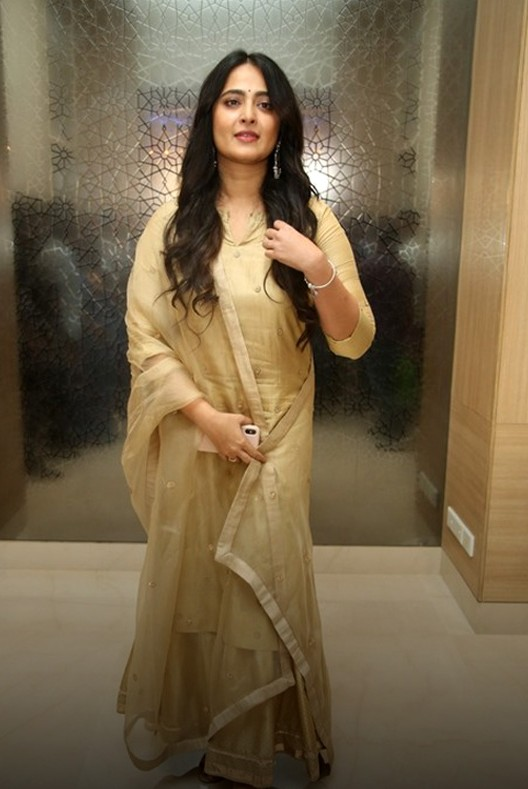
#> input picture girls/Anushka-Shetty.jpg, 528 x 789 px, given in place of the camera
$ python code.py
#> lines starting #> are read from the running program, lines starting #| are printed output that depends on the picture; after the words box and inside, x2 and y2 are one past the last pixel; in counts of white or black regions, pixels touching at a corner belong together
import cv2
import numpy as np

# Load the pre-trained Haar Cascade classifier for face detection
face_cascade = cv2.CascadeClassifier(cv2.data.haarcascades + 'haarcascade_frontalface_default.xml')

# Capture video from the webcam
video_capture = cv2.VideoCapture(0)

# Filter selection
filter_index = 0
filter_names = ['None', 'Grayscale', 'Blur', 'Edges', 'Sepia', 'Sketch', 'Invert Colors', 'Brightness Increase', 'Contrast Increase', 'HDR Effect', 'Cartoon Effect']

def none_filter(frame):
    return frame

def grayscale_filter(frame):
    return cv2.cvtColor(frame, cv2.COLOR_BGR2GRAY)

def blur_filter(frame):
    return cv2.GaussianBlur(frame, (15, 15), 0)

def edge_detection_filter(frame):
    return cv2.Canny(frame, 100, 200)

# [10 lines left out: functions sepia_filter, sketch_filter, not called in this run]

def invert_colors_filter(frame):
    return cv2.bitwise_not(frame)

# [7 lines left out: function increase_brightness_filter, not called in this run]

def increase_contrast_filter(frame, alpha=1.5, beta=0):
    return cv2.convertScaleAbs(frame, alpha=alpha, beta=beta)

# [18 lines left out: functions hdr_effect_filter, cartoon_effect_filter, not called in this run]

def apply_filter(frame, filter_index):
    if filter_index == 1:
        return grayscale_filter(frame)
    elif filter_index == 2:
        return blur_filter(frame)
    elif filter_index == 3:
        return edge_detection_filter(frame)
    elif filter_index == 4:
        return sepia_filter(frame)
    elif filter_index == 10:
        return sketch_filter(frame)
    elif filter_index == 6:
        return invert_colors_filter(frame)
    elif filter_index == 7:
        return increase_brightness_filter(frame)
    elif filter_index == 8:
        return increase_contrast_filter(frame)
    elif filter_index == 9:
        return hdr_effect_filter(frame)
    elif filter_index == 5:
        return cartoon_effect_filter(frame)
    else:
        return none_filter(frame)

while True:
    # Capture frame-by-frame
    ret, frame = video_capture.read()
#> frame is the input picture: shape (789, 528, 3); mean B, G, R 72.9, 100.5, 117.8

    # Detect faces in the frame
    gray_frame = cv2.cvtColor(frame, cv2.COLOR_BGR2GRAY)
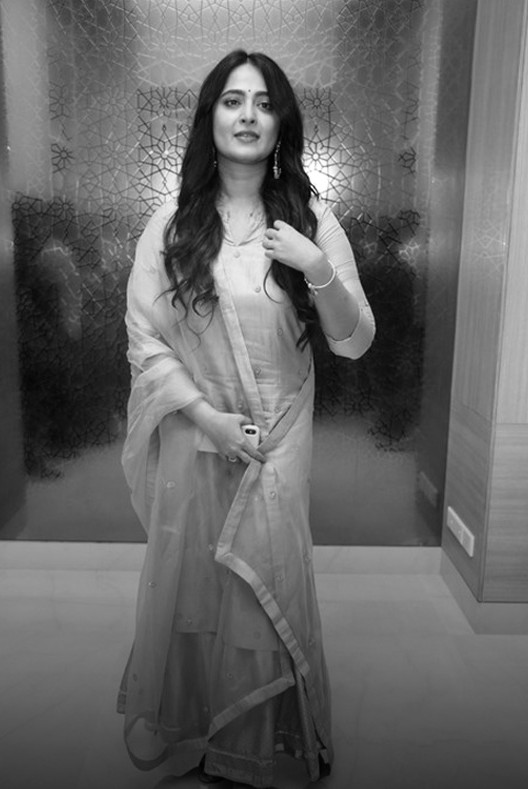
#> gray_frame: shape (789, 528); min 0, max 255, mean 102.5
    faces = face_cascade.detectMultiScale(gray_frame, scaleFactor=1.1, minNeighbors=5, minSize=(50, 50))
#> faces = [[204, 70, 85, 85]]

    # Draw rectangles around the faces
    for (x, y, w, h) in faces:
        cv2.rectangle(frame, (x, y), (x + w, y + h), (255, 0, 0), 2)
#> this loop made 1 pass
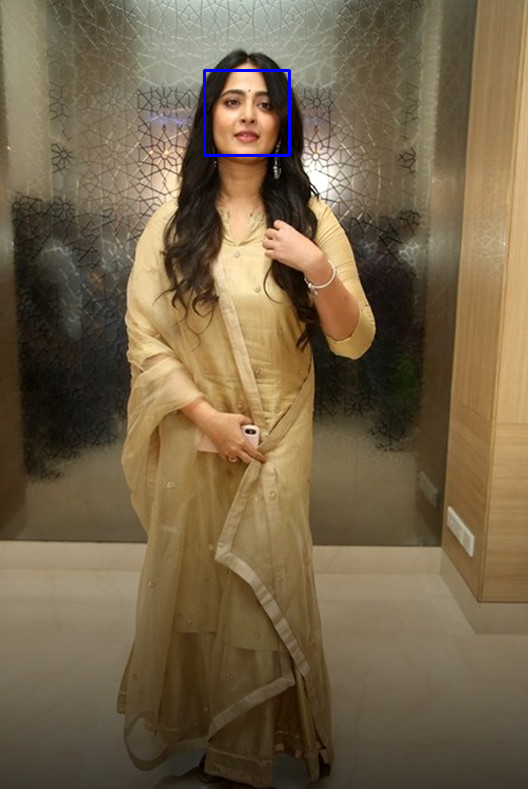
#> frame: shape (789, 528, 3); 0.24% of pixels changed, all inside (x1, y1, x2, y2) = (203, 69, 291, 157)

    # Apply the selected filter
    filtered_frame = apply_filter(frame, filter_index)

    # Display the resulting frame
    cv2.imshow('Video with Filter', filtered_frame)

    # Wait for key press
    key = cv2.waitKey(1) & 0xFF
#> (key Esc is pressed here)

    # Change filter on key press (0-10 keys)
    if key == ord('1'):
        filter_index = 1
    elif key == ord('2'):
        filter_index = 2
    elif key == ord('3'):
        filter_index = 3
    elif key == ord('4'):
        filter_index = 4
    elif key == ord('5'):
        filter_index = 5
    elif key == ord('6'):
        filter_index = 6
    elif key == ord('7'):
        filter_index = 7
    elif key == ord('8'):
        filter_index = 8
    elif key == ord('9'):
        filter_index = 9
    elif key == ord('0'):
        filter_index = 0
    elif key == ord('c'):
        filter_index = 10
    elif key == ord('m'):
        break

# When everything is done, release the capture
video_capture.release()
cv2.destroyAllWindows()


# Press 0 for no filter.
# Press 1 for grayscale.
# Press 2 for blur.
# Press 3 for edge detection.
# Press 4 for sepia.
# Press 5 for sketch.
# Press 6 for invert colors.
# Press 7 for brightness increase.
# Press 8 for contrast increase.
# Press 9 for HDR effect.
# Press c for cartoon effect.

$ run again, on girls/Kajal-Agarwal (1).jpg
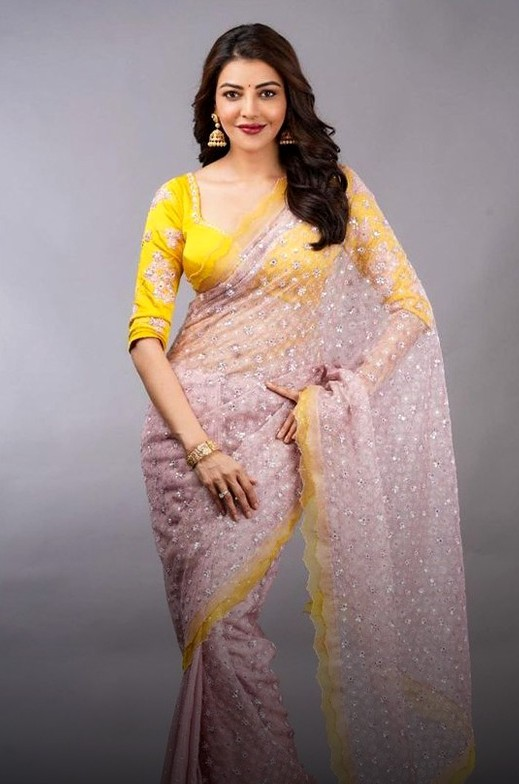
#> input picture girls/Kajal-Agarwal (1).jpg, 519 x 784 px, given in place of the camera
#> frame is the input picture: shape (784, 519, 3); mean B, G, R 130.9, 133.5, 150.1
#> `gray_frame = cv2.cvtColor(frame, cv2.COLOR_BGR2GRAY)`:
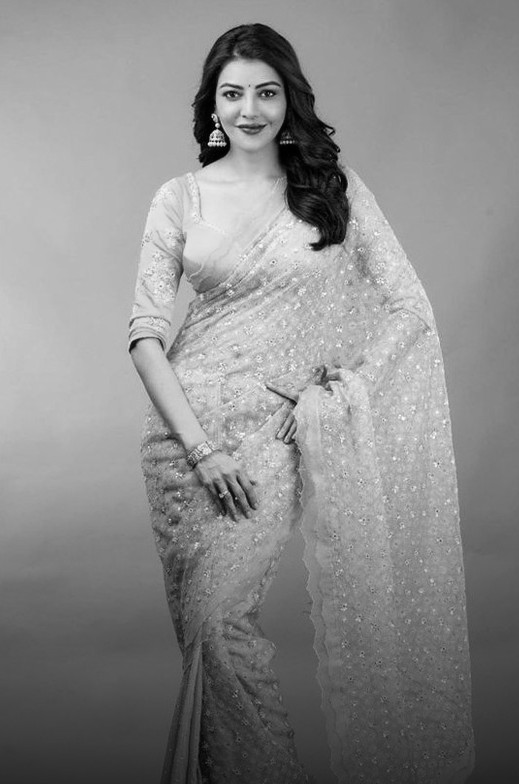
#> gray_frame: shape (784, 519); min 0, max 252, mean 138.1
#> faces = [[123, 267, 66, 66], [204, 58, 92, 92]]
#> the loop `for (x, y, w, h) in faces:` made 2 passes
#> after the loop `for (x, y, w, h) in faces:`:
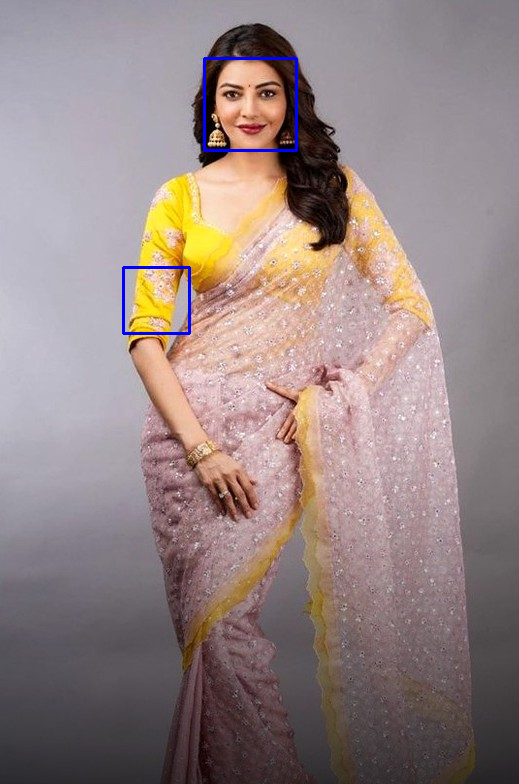
#> frame: shape (784, 519, 3); 0.46% of pixels changed, all inside (x1, y1, x2, y2) = (122, 57, 298, 335)

$ run again, on girls/Keerthy-Suresh.jpg
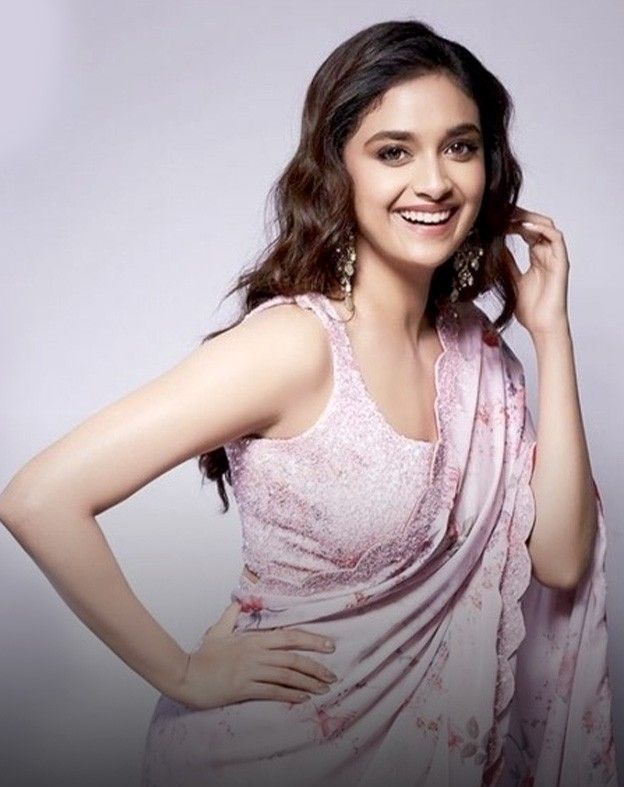
#> input picture girls/Keerthy-Suresh.jpg, 624 x 787 px, given in place of the camera
#> frame is the input picture: shape (787, 624, 3); mean B, G, R 159.6, 154.8, 168.3
#> `gray_frame = cv2.cvtColor(frame, cv2.COLOR_BGR2GRAY)`:
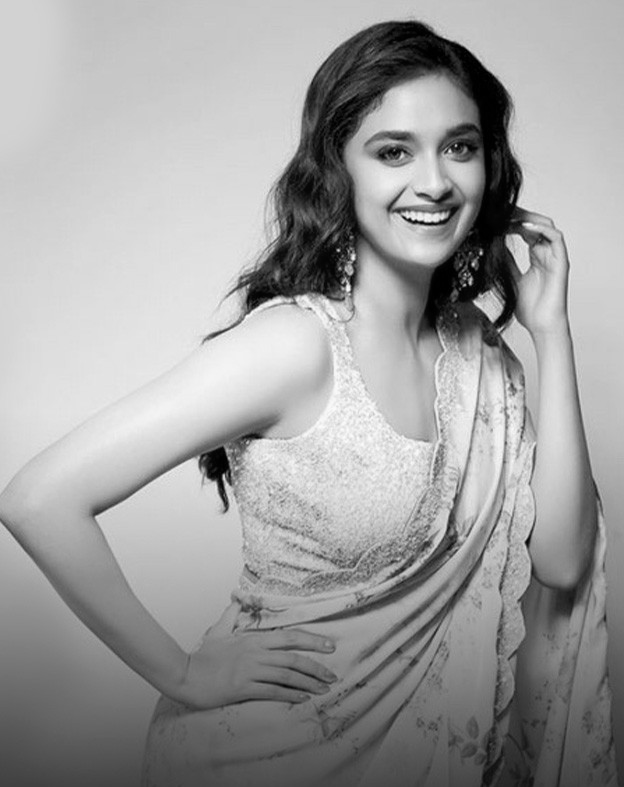
#> gray_frame: shape (787, 624); min 0, max 251, mean 159.4
#> faces = [[336, 83, 173, 173]]
#> the loop `for (x, y, w, h) in faces:` made 1 pass
#> after the loop `for (x, y, w, h) in faces:`:
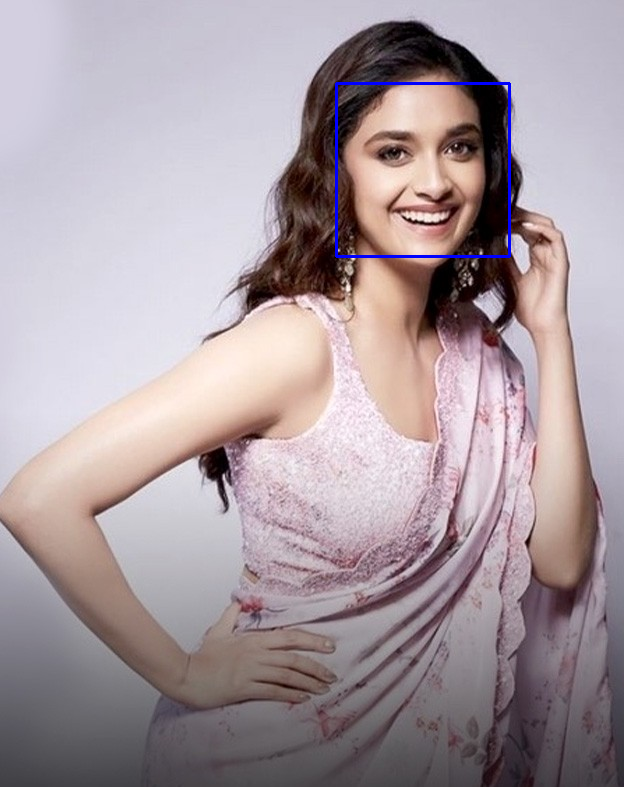
#> frame: shape (787, 624, 3); 0.42% of pixels changed, all inside (x1, y1, x2, y2) = (335, 82, 511, 258)

$ run again, on girls/Raashii-Khanna.jpg
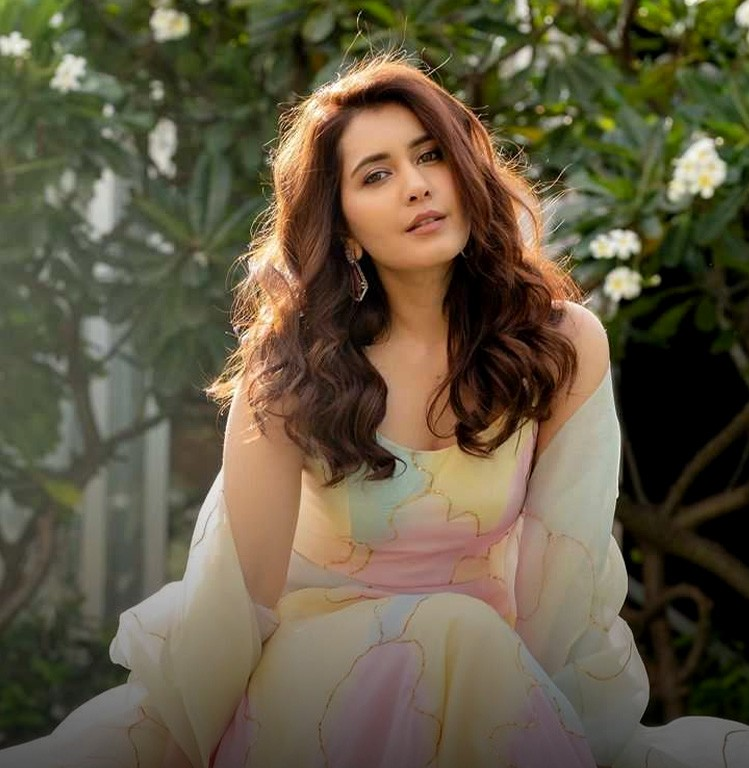
#> input picture girls/Raashii-Khanna.jpg, 749 x 768 px, given in place of the camera
#> frame is the input picture: shape (768, 749, 3); mean B, G, R 67.3, 89.5, 99
#> `gray_frame = cv2.cvtColor(frame, cv2.COLOR_BGR2GRAY)`:
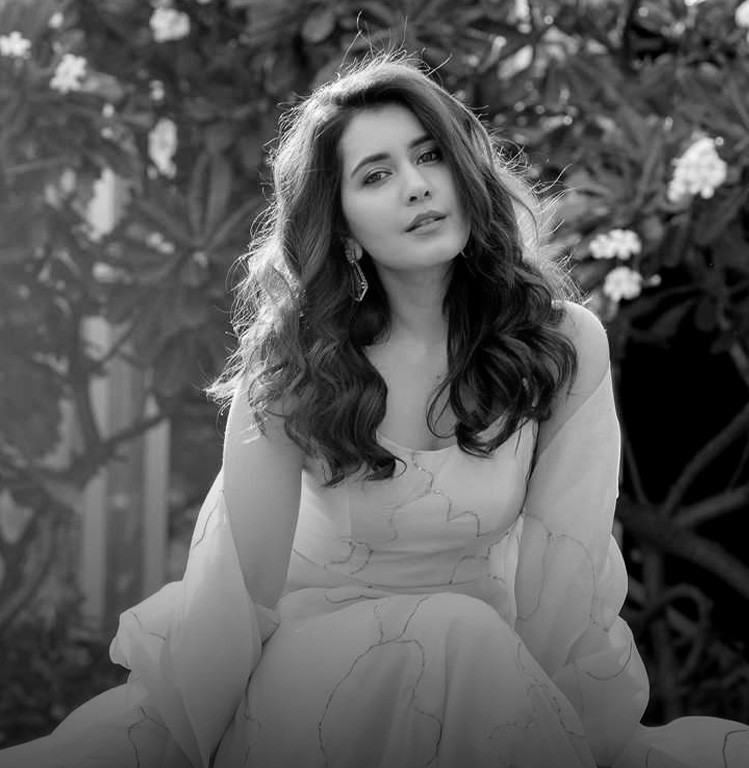
#> gray_frame: shape (768, 749); min 0, max 255, mean 89.8
#> faces = [[321, 102, 168, 168]]
#> the loop `for (x, y, w, h) in faces:` made 1 pass
#> after the loop `for (x, y, w, h) in faces:`:
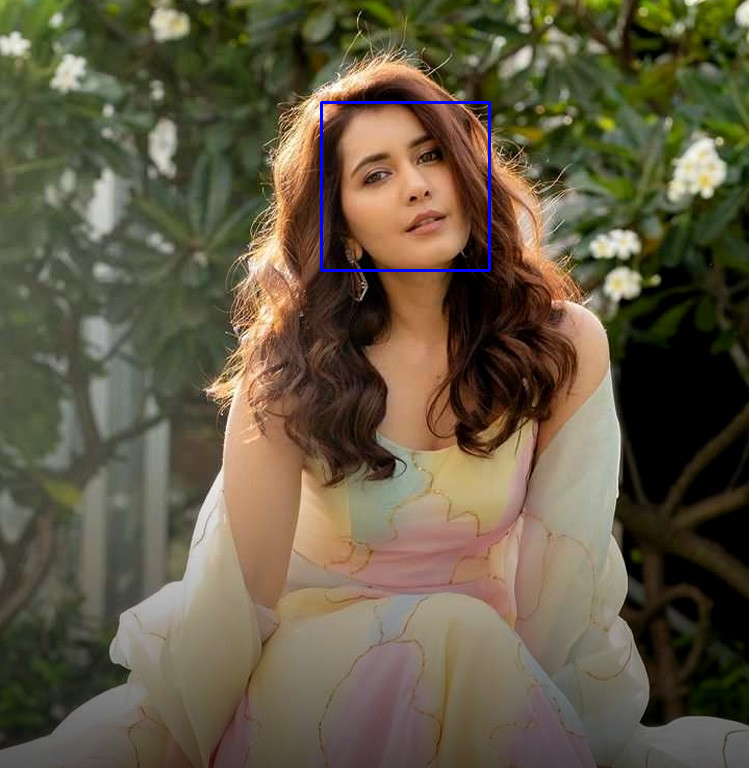
#> frame: shape (768, 749, 3); 0.35% of pixels changed, all inside (x1, y1, x2, y2) = (320, 101, 491, 272)
